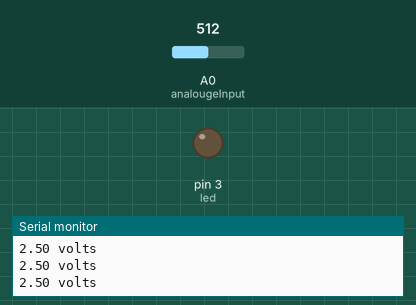
A sketch run on a simulated Arduino Uno, built with avr-gcc and run on an emulated ATmega328P. Shown: output pins drawn as LEDs (lit = HIGH), the last lines printed to the serial monitor. The test bench sets the inputs (shaded band); at power-on: A0 (analougeInput) = 512.

Above: at 1.2 s.
1.3 s: A0 (analougeInput) set to 531
At 1.8 s:
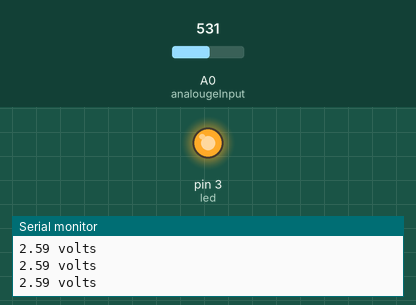
2.8 s: A0 (analougeInput) set to 511
At 4.0 s:
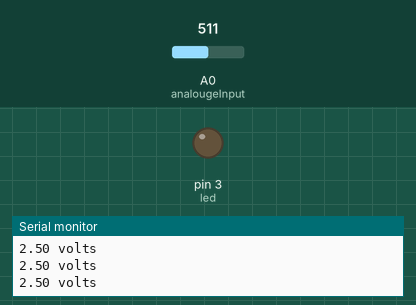
5.8 s: A0 (analougeInput) set to 716
At 6.6 s:
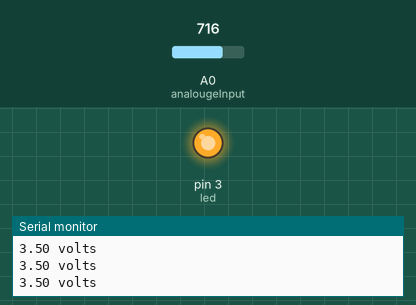
Timing chart, 0 to 8.8 s (numbered marks = the images above; inputs shaded):
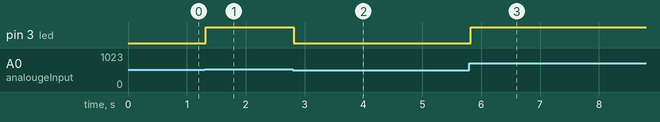

Measured:
- the behaviour switches between 512 and 513 on A0 (analougeInput) (found by bisection; images 0 and 1)
- after the input at 1.3 s, pin 3 (led): LOW → HIGH at once
- after the input at 2.8 s, pin 3 (led): HIGH → LOW at once
- after the input at 5.8 s, pin 3 (led): LOW → HIGH at once

The sketch:

Analoge_Input__Led_output_.ino
```cpp
int led = 3;
int analougeInput = A0;
double voltage=0;
void setup() {
  // put your setup code here, to run once:
  Serial.begin(9600);
  pinMode(led,OUTPUT);

}

void loop() {

  // the volts the analog pin, it converts the volts into (0-1024) integer value
  //
     voltage=analogRead(analougeInput)*0.0048828125;
     Serial.print(voltage);
     Serial.println(" volts");
     if(voltage > 2.5 )    {
     digitalWrite(led,HIGH);
     }
     else{
       digitalWrite(led,LOW);
      }
}
```
